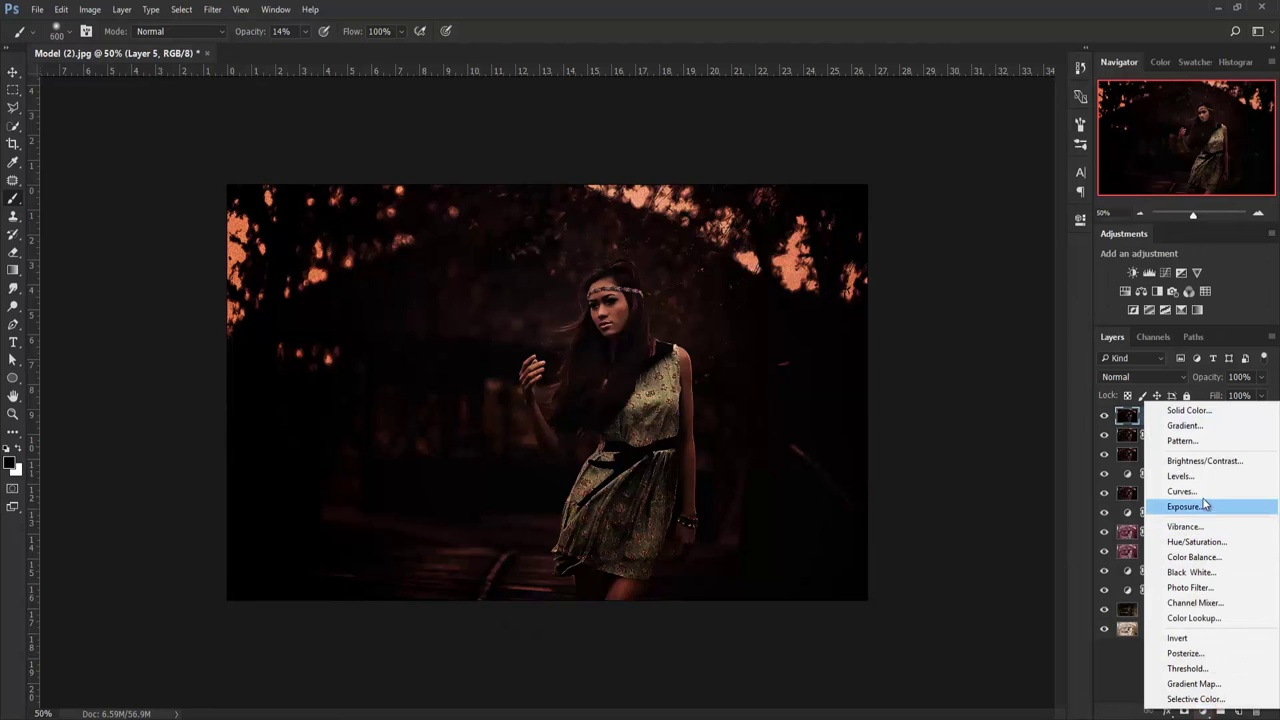
#> input picture Cursor Detection/task3/pos/pos_1.jpg, 1280 x 720 px; its folder holds only this picture in this run
$ python cursor_detection.py
#> lines starting #> are read from the running program, lines starting #| are printed output that depends on the picture
# __author__ = 'spati'
# References:
# https://docs.opencv.org/3.0-beta/doc/py_tutorials/py_imgproc/py_template_matching/py_template_matching.html
# https://pythonprogramming.net/template-matching-python-opencv-tutorial/
# https://docs.opencv.org/3.4/d5/db5/tutorial_laplace_operator.html
# https://docs.opencv.org/3.4.2/de/da9/tutorial_template_matching.html

import cv2 as cv
import glob


def image_show(image1, window_name= 'image'):
    """
    Shows the image on rectangular window
    :param image1: Image to be shown
    :param window_name: Name of the window
    :return: None
    """
    cv.namedWindow(window_name, cv.WINDOW_NORMAL)
    cv.imshow('image', image1)
    cv.waitKey(0)
    cv.destroyAllWindows()


# Read the positive images
positive_images = [cv.imread(file, cv.IMREAD_COLOR) for file in glob.glob("task3/pos/*.jpg")]
#> positive_images = 1 item

# Create window
cv.namedWindow('image', cv.WINDOW_NORMAL)

# Read the template
template = cv.imread("task3/template_original.png", 0)
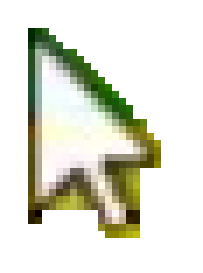
#> input picture Cursor Detection/task3/template_original.png, 29 x 39 px (shown 7 times larger)
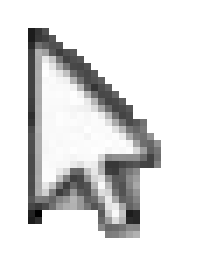
#> template: shape (39, 29) (shown 7 times larger); min 0, max 255, mean 223.9
cv.namedWindow('template', cv.WINDOW_NORMAL)

# Resize the template
template = cv.resize(template, (0, 0), fx=0.58, fy=0.58)
template_row, template_column = template.shape[::-1]
#> template_row = 17; template_column = 23

# Calculate Laplacian of Template
laplacian_template = cv.Laplacian(template, cv.CV_32F)

# Set Threshold of template
ret2, threshold_template = cv.threshold(laplacian_template, 25, 255, cv.THRESH_BINARY)

i = 0
for image in positive_images:
    # Blur the image using GaussianBlur
    blurred_image = cv.GaussianBlur(image, (3, 3), 0)

    # Convert to Grayscale image
    gray_image = cv.cvtColor(blurred_image, cv.COLOR_BGR2GRAY)

    # Calculate Laplacian of Image
    laplacian_image = cv.Laplacian(gray_image, cv.CV_32F)

    # Set threshold of image
    ret1, threshold_image = cv.threshold(laplacian_image, 25, 255, cv.THRESH_BINARY)

    # Template matching using TM_CCOEFF_NORMED
    res = cv.matchTemplate(threshold_image, threshold_template, cv.TM_CCOEFF_NORMED)

    # Calculate min and max locations to create the rectangle of the image
    min_value, max_value, min_location, max_location = cv.minMaxLoc(res)
    top_left = max_location
    bottom_right = (top_left[0] + template_row, top_left[1] + template_column)
    cv.rectangle(image,top_left, bottom_right, 255, 2)
    cv.namedWindow('Final Result', cv.WINDOW_NORMAL)
    cv.imshow('Final Result', image)
    filename = "DetectedCursors/cursor"+str(i) +".jpg"
    cv.imwrite(filename, image)
    cv.waitKey(0)
    i = i+1
    cv.destroyWindow('Final Result')
#> this loop made 1 pass
#> (min_value, max_value, min_location, top_left, bottom_right, filename, i) on pass 1: (-0.21, 0.457, (1142, 398), (6, 349), (23, 372), 'DetectedCursors/cursor0.jpg', 1)
#> pass 1, `gray_image = cv.cvtColor(blurred_image, cv.COLOR_BGR2GRAY)`:
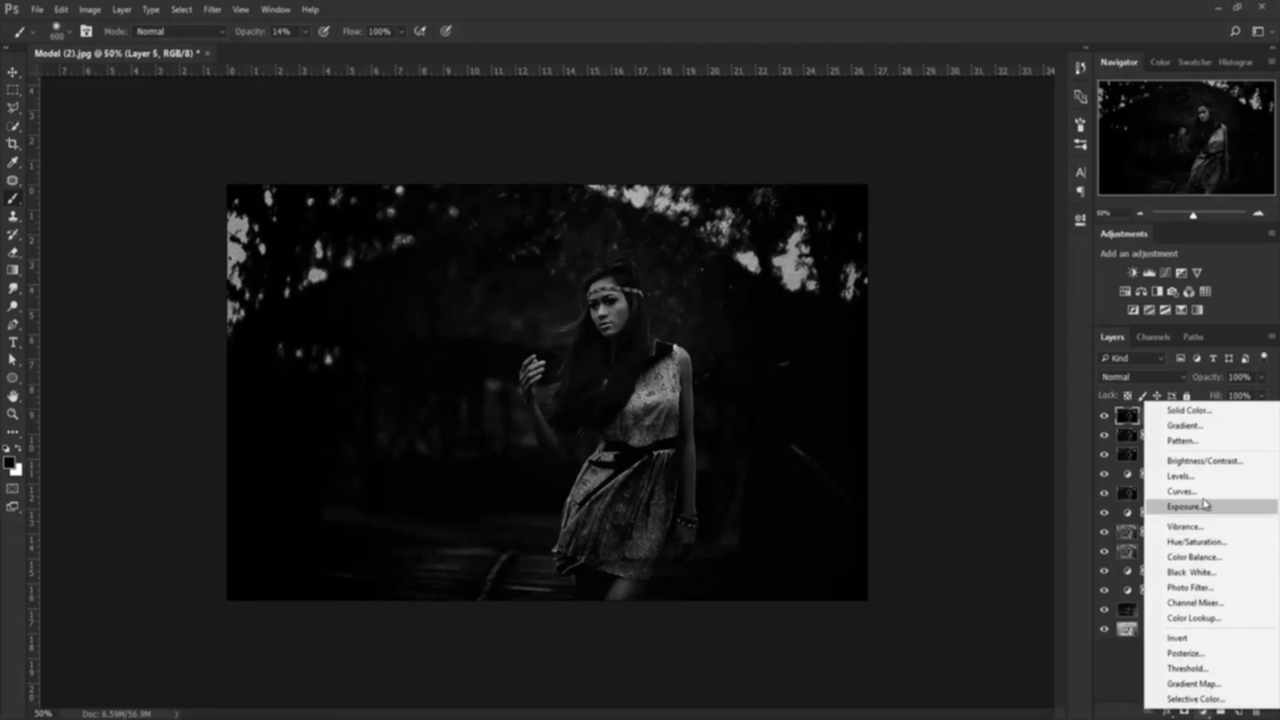
#> gray_image: shape (720, 1280); min 0, max 255, mean 36.6
#> pass 1, `laplacian_image = cv.Laplacian(gray_image, cv.CV_32F)`:
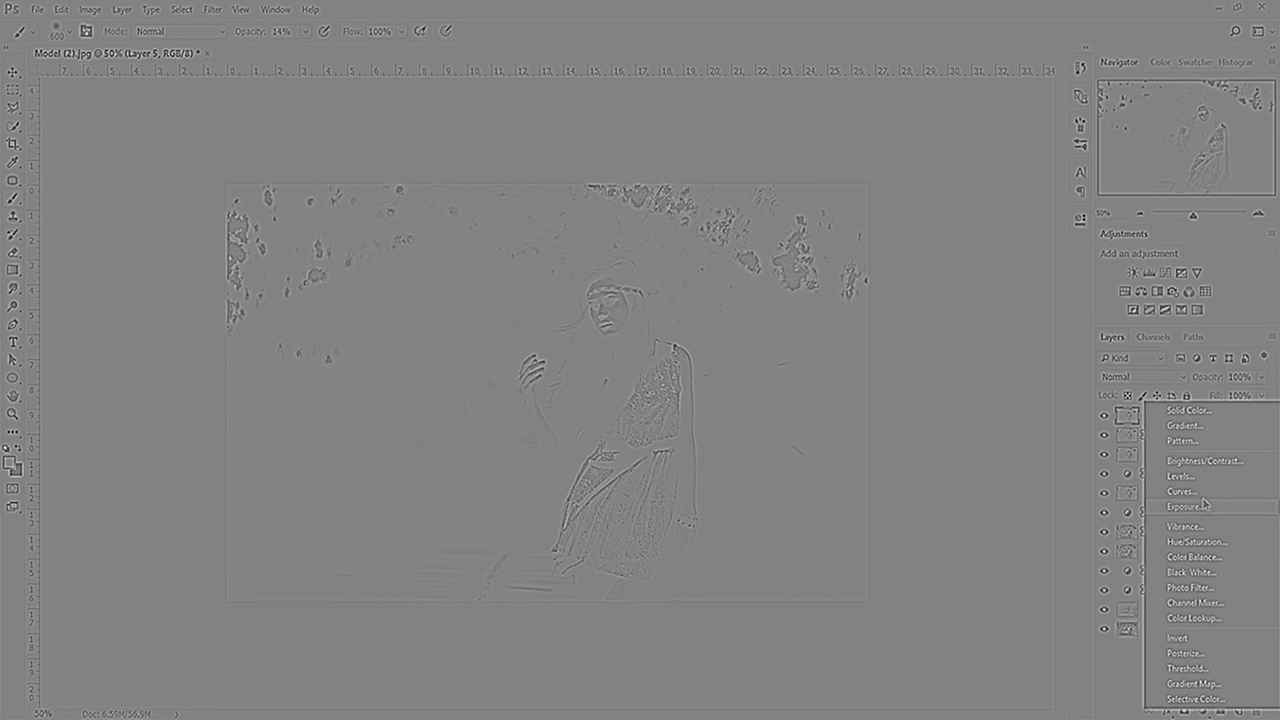
#> laplacian_image: shape (720, 1280) float32; min -142, max 136, mean 0; drawn with min black and max white
#> pass 1, `ret1, threshold_image = cv.threshold(laplacian_image, 25, 255, cv.THRE..`:
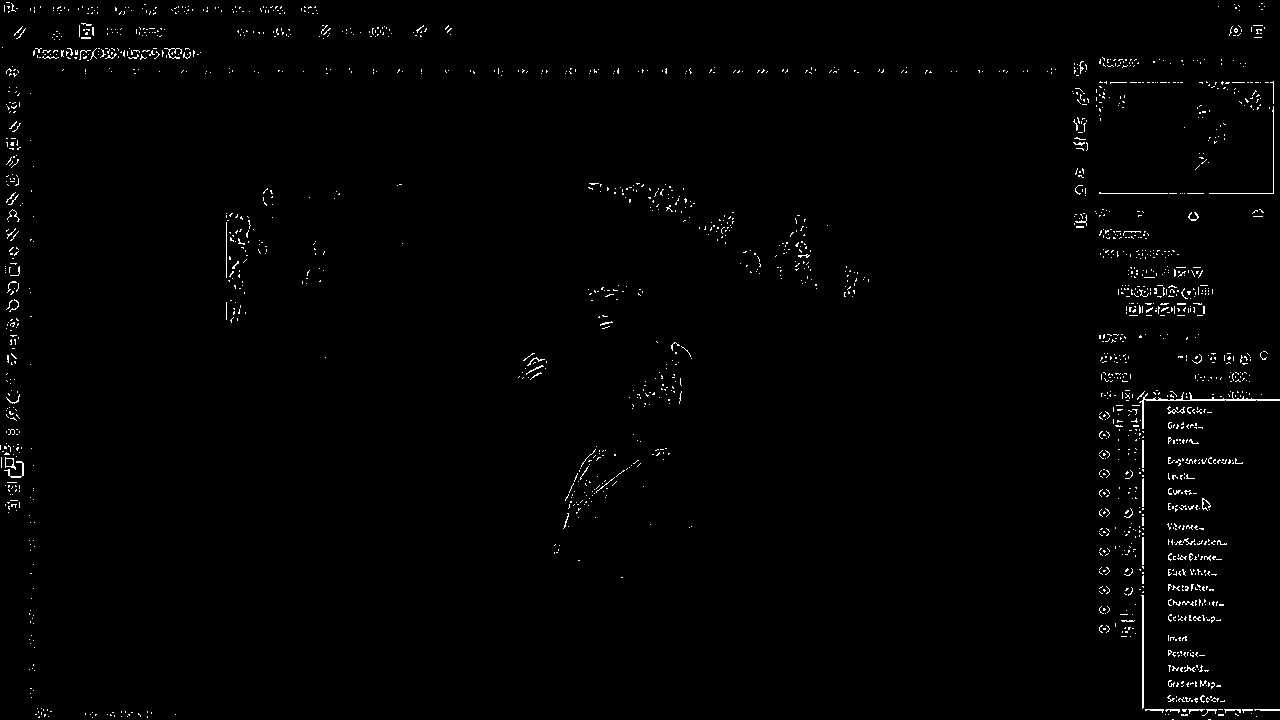
#> threshold_image: shape (720, 1280) float32; 1.1% white in thin lines or dots
#> after the loop:
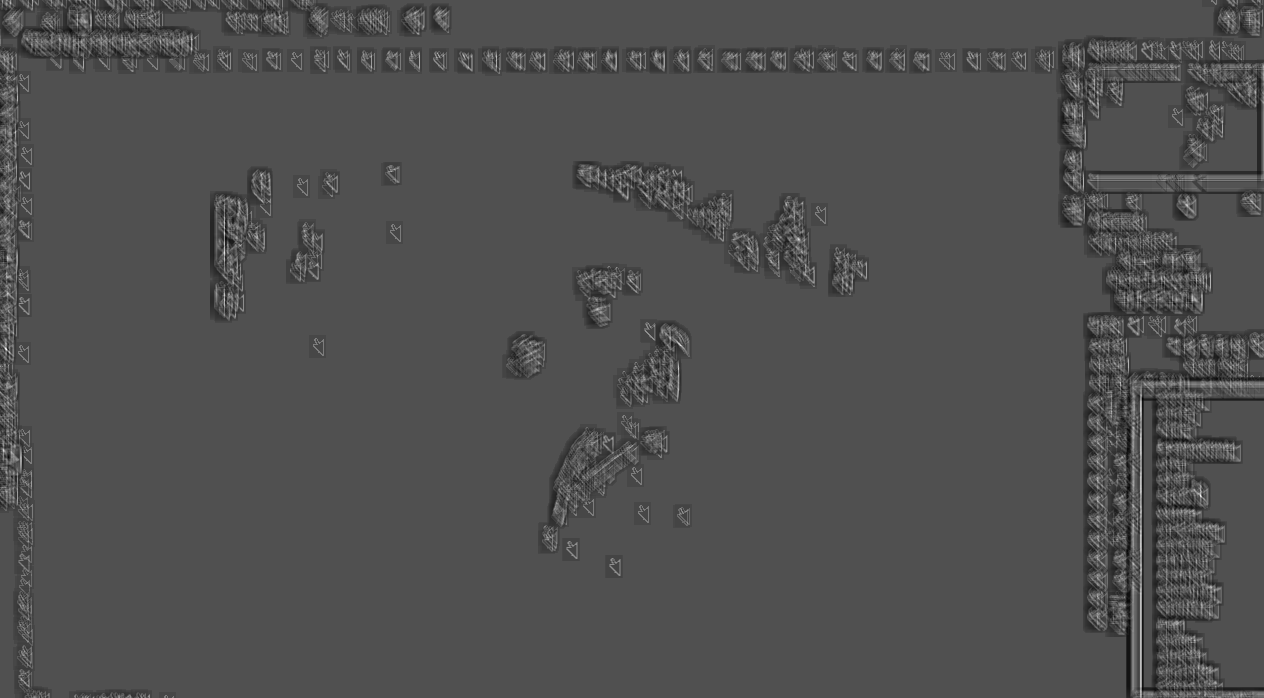
#> res: shape (698, 1264) float32; min -0.21, max 0.457, mean -0.000588; drawn with min black and max white
#> after the loop, i = 1
